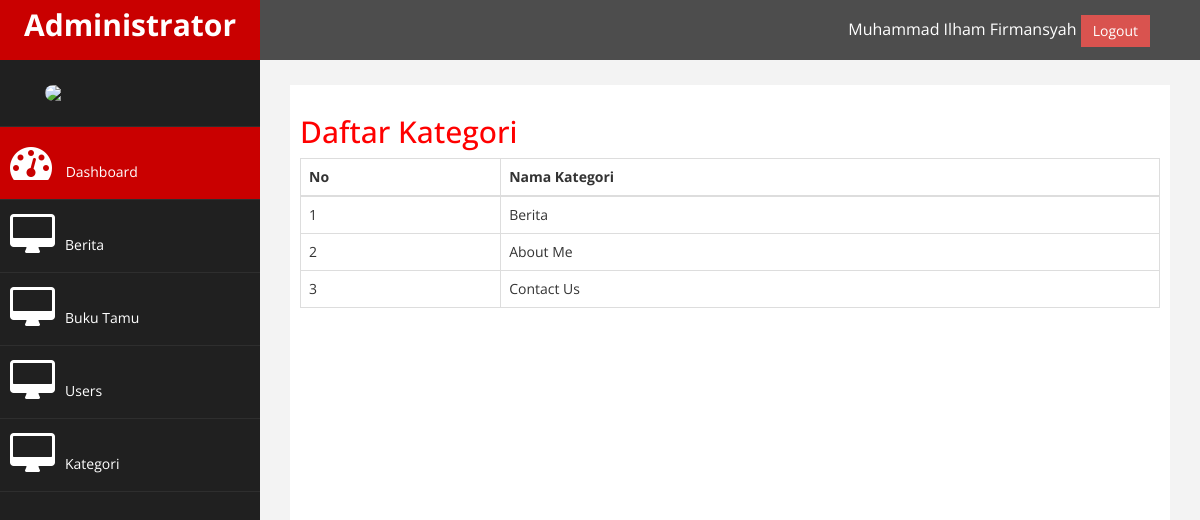
The app's page /admin/index.php?halaman=kategori (signed in) with its own data.
### tables this page shows
CREATE TABLE IF NOT EXISTS `kategori` (
  `id_kategori` int(15) NOT NULL AUTO_INCREMENT,
  `kategori` varchar(50) NOT NULL,
  PRIMARY KEY (`id_kategori`)
);

### admin/konek.php (called while the page is built, shortened)
<?php
class kategori{
	function tampil_kategori(){
		$ambil = mysql_query("SELECT * FROM kategori");
		if(mysql_num_rows($ambil)>0){
			while($ad = mysql_fetch_assoc($ambil))
				$data[] = $ad;
			return $data;
		}else{
			echo "tak ada kategori";
		}
	}
}
$kategori = new kategori();
 ?>

### admin/kategori.php (the view)
<h2>Daftar Kategori</h2>
<table class="table table-hover table-bordered">
	<thead>
		<tr>
			<th>No</th>
			<th>Nama Kategori</th>
		</tr>
	</thead>
	<tbody>
		<?php
			$no = 1;
			$kat = $kategori->tampil_kategori();
			foreach ($kat as $gori) {
		 ?>
		<tr>
			<td><?php echo $no; ?></td>
			<td><?php echo $gori['kategori']; ?></td>
		</tr>
		<?php $no++; } ?>
	</tbody>
</table>

### admin/assets/css/custom.css (style rules this page uses)
body { font-family: 'Open Sans', sans-serif; }
h2 { color: #f00; }

### records on screen
kategori: kategori "Berita"
kategori: kategori "About Me"
kategori: kategori "Contact Us"
